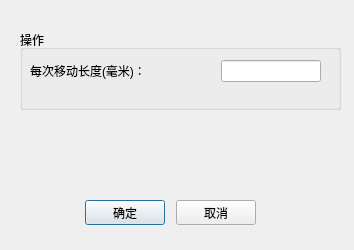
<?xml version="1.0" encoding="UTF-8"?>
<ui version="4.0">
 <class>Setting_Dialog</class>
 <widget class="QDialog" name="Setting_Dialog">
  <property name="geometry">
   <rect>
    <x>0</x>
    <y>0</y>
    <width>354</width>
    <height>250</height>
   </rect>
  </property>
  <property name="windowTitle">
   <string>全局设置</string>
  </property>
  <widget class="QGroupBox" name="groupBox">
   <property name="geometry">
    <rect>
     <x>20</x>
     <y>30</y>
     <width>321</width>
     <height>80</height>
    </rect>
   </property>
   <property name="title">
    <string>操作</string>
   </property>
   <widget class="QWidget" name="">
    <property name="geometry">
     <rect>
      <x>10</x>
      <y>30</y>
      <width>291</width>
      <height>22</height>
     </rect>
    </property>
    <layout class="QHBoxLayout" name="horizontalLayout">
     <item>
      <widget class="QLabel" name="label">
       <property name="text">
        <string>每次移动长度(毫米)：</string>
       </property>
      </widget>
     </item>
     <item>
      <widget class="QLineEdit" name="lineEdit">
       <property name="minimumSize">
        <size>
         <width>100</width>
         <height>0</height>
        </size>
       </property>
       <property name="maximumSize">
        <size>
         <width>100</width>
         <height>16777215</height>
        </size>
       </property>
       <property name="toolTip">
        <string>可精确到0.1毫米</string>
       </property>
      </widget>
     </item>
    </layout>
   </widget>
   <zorder>label</zorder>
   <zorder></zorder>
  </widget>
  <widget class="QWidget" name="">
   <property name="geometry">
    <rect>
     <x>80</x>
     <y>200</y>
     <width>181</width>
     <height>25</height>
    </rect>
   </property>
   <layout class="QHBoxLayout" name="horizontalLayout_2">
    <item>
     <widget class="QPushButton" name="okButton">
      <property name="minimumSize">
       <size>
        <width>80</width>
        <height>0</height>
       </size>
      </property>
      <property name="maximumSize">
       <size>
        <width>80</width>
        <height>16777215</height>
       </size>
      </property>
      <property name="text">
       <string>确定</string>
      </property>
     </widget>
    </item>
    <item>
     <widget class="QPushButton" name="cancelButton">
      <property name="minimumSize">
       <size>
        <width>80</width>
        <height>0</height>
       </size>
      </property>
      <property name="maximumSize">
       <size>
        <width>80</width>
        <height>16777215</height>
       </size>
      </property>
      <property name="text">
       <string>取消</string>
      </property>
     </widget>
    </item>
   </layout>
  </widget>
 </widget>
 <resources/>
 <connections>
  <connection>
   <sender>cancelButton</sender>
   <signal>clicked()</signal>
   <receiver>Setting_Dialog</receiver>
   <slot>close()</slot>
   <hints>
    <hint type="sourcelabel">
     <x>214</x>
     <y>212</y>
    </hint>
    <hint type="destinationlabel">
     <x>176</x>
     <y>124</y>
    </hint>
   </hints>
  </connection>
 </connections>
</ui>
